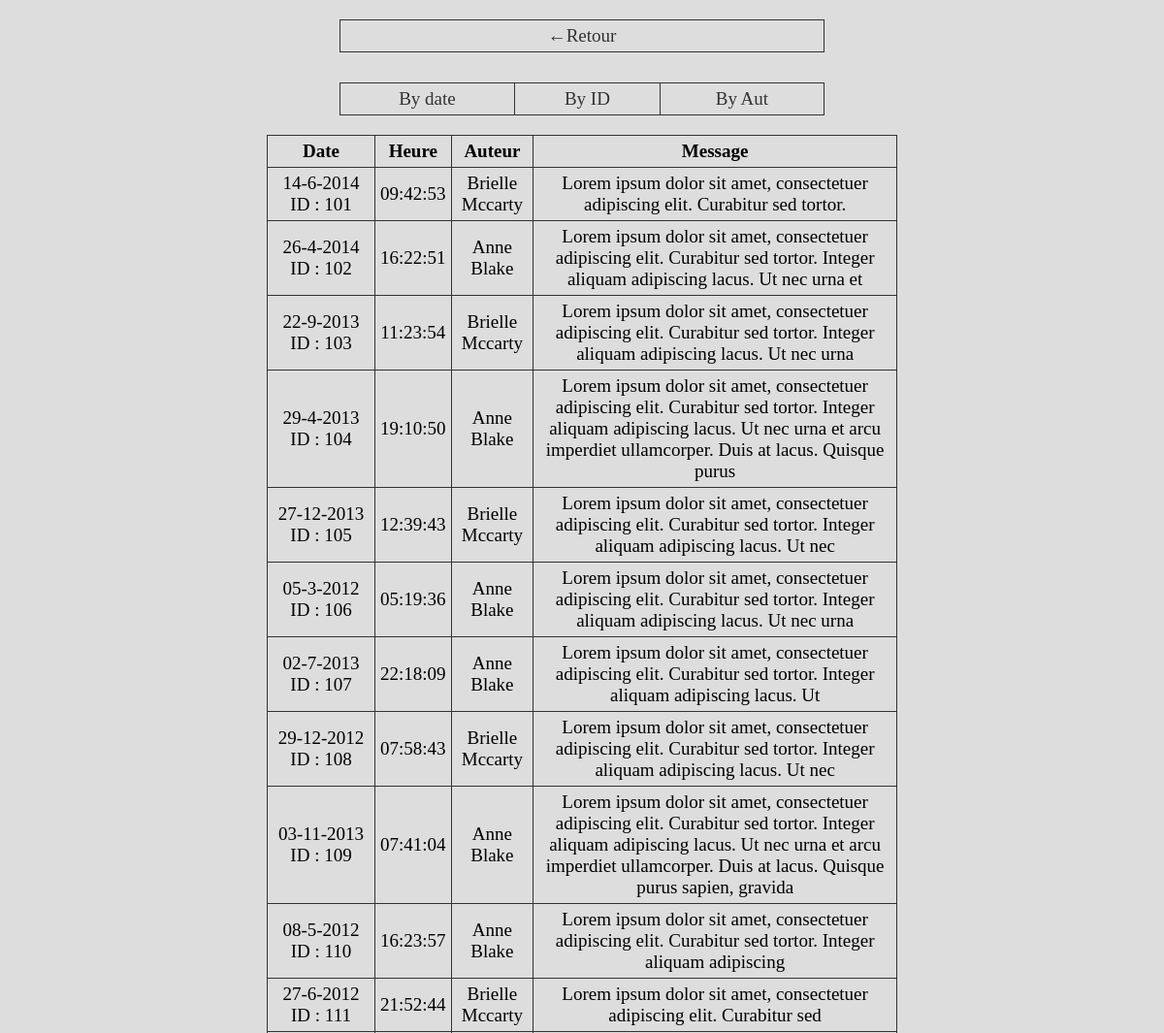
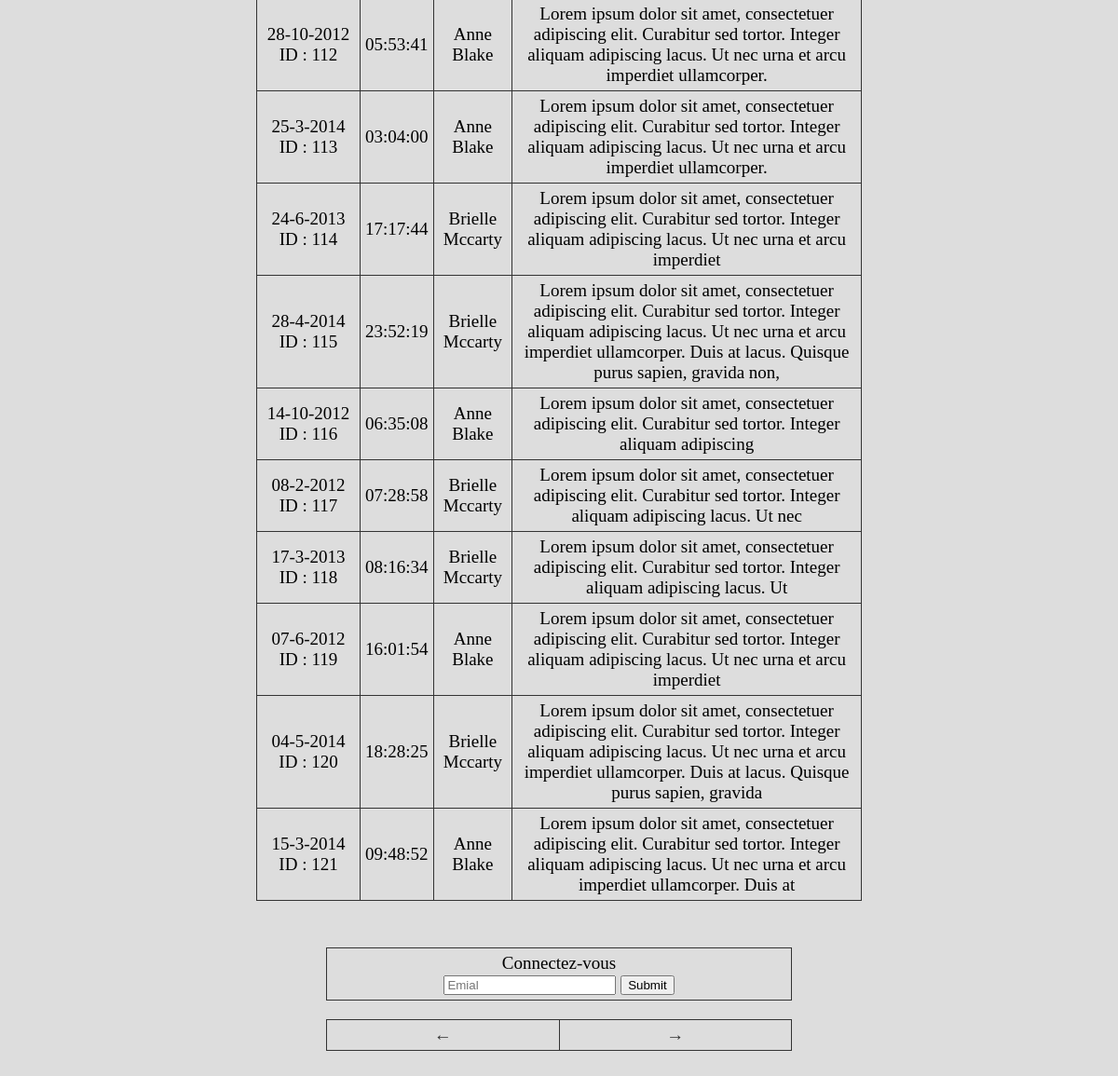
Page /messages.php?id=2 on the committed database (2 pictures, top to bottom).
### tables this page shows
CREATE TABLE IF NOT EXISTS `message` (
    `m_id` INT(11) NOT NULL AUTO_INCREMENT,
    `m_contenu` VARCHAR(2040) NOT NULL,
    `m_date` DATETIME NOT NULL,
    `m_auteur_fk` INT(11) NOT NULL,
    `m_conversation_fk` INT(11) NOT NULL,
    PRIMARY KEY( `m_id` ),
    INDEX( `m_auteur_fk`, `m_conversation_fk` ),
    CONSTRAINT `message_to_user` FOREIGN KEY ( `m_auteur_fk` ) REFERENCES `user` ( `u_id` ) ON UPDATE CASCADE ON DELETE RESTRICT,
    CONSTRAINT `message_to_conversation` FOREIGN KEY ( `m_conversation_fk` ) REFERENCES `conversation` ( `c_id` ) ON UPDATE CASCADE ON DELETE RESTRICT
);

### classes/modal.class.php (called while the page is built, shortened)
<?php
class Modal {
    public function __construct()
    {
        try
        {
            $pdo_option = [ PDO::ATTR_ERRMODE => PDO::ERRMODE_EXCEPTION,
                            PDO::MYSQL_ATTR_INIT_COMMAND => 'SET NAMES utf8 COLLATE utf8_general_ci' ];
            $this->bdd= new PDO ('mysql:host=localhost;dbname=messages','root', '' , $pdo_option);
        }
        catch(PDOException $msg)
        {
            die($msg -> getMessage());
        }
    }
}

### classes/conversationModal.class.php (called while the page is built, shortened)
<?php
class ConversationModal extends Modal {
    private $conv;
    private $msgModal;
    private $fullConv;
    public function __construct($id)
    {
        $this->getFullConv($id);
        $this->conv = new Conversation();
        $this->conv -> setCid($this->getId($id));
        $this->conv -> setCdate($this->getDate($id));
        $this->conv -> setCheure($this->getHeure($id));
        $this->conv -> setCter($this->getTerm($id));
        $this->conv -> setC_nb_msg($this->getNbMsg($id));
        $this->msgModal = new MesgModal();
        $this->conv -> setCmsg($this->setAllMsg($this->getAllMsg($id)));
    }
    public function getAllMsg($conv_id)
    {
        $orderby="";
        if(($resource = $this->bdd->prepare('SELECT *  FROM message INNER JOIN user ON message.m_auteur_fk = user.u_id WHERE m_conversation_fk = :id '.$orderby.';'))!==FALSE)
        {
            if($resource->execute(array("id"=>$conv_id)))
            {
                if(($array = $resource->fetchAll(PDO::FETCH_ASSOC))!==FALSE)
                {
                    return $array;
                }
            }
        }
    }
    public function setAllMsg($array)
    {
        foreach($array as $msg)
        {
           $this->msgs[] = $this->msgModal->newMsg($msg['m_id']);
        }
        if(!empty($this->msgs))
        {
            return $this->msgs;
        }
    }
    public function getConv()
    {
        return $this->conv;
    }
    private function getId($id)
    {
        return $id;
    }
    public function getFullConv($id)
    {
        if(($resource = $this->bdd->prepare('SELECT DISTINCT * , COUNT(DISTINCT message.m_id) , DATE_FORMAT(c_date, "%d-%c-%Y") AS formatedDate FROM conversation LEFT JOIN message ON conversation.c_id = message.m_conversation_fk  WHERE conversation.c_id = :id GROUP BY conversation.c_id'))!==FALSE)
        {
            if($resource->execute(array("id"=>$id)))
            {
               if(($array = $resource->fetch())!==FALSE)
                {
                    $this->fullConv = $array;
                    return $array;
                }
            }
        }
    }
    public function getDate()
    {
      return $this->fullConv['formatedDate'];
    }
    private function getHeure()
    {
        return  substr($this->fullConv["c_date"], 11 , 8);
    }
    private function getTerm()
    {
        return $this->fullConv["c_termine"];
    }
    private function getNbMsg()
    {
        return ($this->fullConv["COUNT(DISTINCT message.m_id)"]);
    }
}

### classes/mesgModal.class.php (called while the page is built, shortened)
<?php
class MesgModal extends Modal {
    private $msg;
    public function newMsg($id)
    {
        $msg = new Mesg();
        $this->getSetMesg($id);
        $msg->setId($this->getID($id));
        $msg->setNom($this->getNom($id));
        $msg->setDate($this->getDate($id));
        $msg->setMsg($this->getMsg($id));
        $msg->setHeure($this->getHeure($id));
        return $msg;
    }
    public function getID($id)
    {
        return $id;
    }
    public function getSetMesg($id)
    {
        if(($resource = $this->bdd->prepare('SELECT * , DATE_FORMAT(m_date, "%d-%c-%Y") AS formatedDate FROM message INNER JOIN user ON message.m_auteur_fk = user.u_id  WHERE message.m_id = :id'))!==FALSE)
        {
            if($resource->execute(array("id"=>$id)))
            {
               if(($array = $resource->fetchAll(PDO::FETCH_ASSOC))!==FALSE)
                {
                    $this->msg = $array;
                    return $array;
                }
            }
        }
    }
    public function getNom()
    {
        $prenom = $this->msg[0]['u_prenom'] . " " . $this->msg[0]['u_nom'];
        return $prenom;
    }
    public function getDate()
    {
                    return $this->msg[0]["formatedDate"];
    }
    public function getHeure()
    {
                    $array = substr($this->msg[0]["m_date"], 11 , 8);
                    return $array;
    }
    public function getMsg()
    {
                return $this->msg[0]["m_contenu"];
    }
}

### classes/conversation.class.php (called while the page is built, shortened)
<?php
class Conversation {
    private $c_heure;
    private $c_msgs;
    public function setCheure($heure)
    {
         $this->c_heure = $heure;
    }
    public function setCmsg($msg)
    {
        $this->c_msgs = $msg;
    }
    public function getCheure()
    {
        return $this->c_heure;
    }
    public function getCmsg()
    {
        return $this->c_msgs;
    }
}

### classes/mesg.class.php (the view)
<?php
class Mesg {
    private $id;
    private $date;
    private $heure;
    private $nomPrenom;
    private $msg;
    public function setId($value)
    {
        $this->id = $value;
    }
    public function setDate($value)
    {
        $this->date = $value;
    }
    public function setHeure($value)
    {
        $this->heure = $value;
    }
    public function setNom($value)
    {
        $this->nomPrenom = $value;
    }
    public function setMsg($value)
    {
        $this->msg = $value;
    }
    public function getId()
    {
        return $this->id;
    }
    public function getDate()
    {
        return $this->date;
    }
    public function getHeure()
    {
        return $this->heure;
    }
    public function getNomPren()
    {
        return $this->nomPrenom;
    }
    public function getMsg()
    {
        return $this->msg;
    }
    public function __toString()
    {
        return '
        <tr>
        <td>'.$this->getDate().' <br> ID : '.$this->getId().'</td>
        <td>'.$this->getHeure().'</td>
        <td>'.$this->getNomPren().'</td>
        <td>'.$this->getMsg().'</td>
        </tr>
        ';
    }
}

### messages.php (shortened to what this page needs)
<?php
function loadClass( $className )
{
    $_str_file = 'classes/' .$className. '.class.php';
}
    $p=null;
         ?>
<!DOCTYPE html>
<html lang="en">
<head>
   <link rel="stylesheet" type="text/css" href="styles/index.css" />
</head>
<body>
    <table>
        <tr>
            <td><a href="./index.php" style="display: block; width: 100%; height: 100%;">&#8592;Retour</a></td>
        </tr>
    </table>
    <br>
    <table>
        <tr>
            <td><a href="?id=<?php echo $_GET['id']; ?>&bydate&<?php echo $p; ?>" style="display: block; width: 100%; height: 100%;">By date</a></td>
            <td><a href="?id=<?php echo $_GET['id']; ?>&byid" style="display: block; width: 100%; height: 100%;">By ID</a></td>
            <td><a href="?id=<?php echo $_GET['id']; ?>&byaut" style="display: block; width: 100%; height: 100%;">By Aut</a></td>
        </tr>
    </table>
    <?php
    $convMod = new ConversationModal($_GET['id']);
    if($convMod->getConv()->getCheure()!=NULL)
    {
        $conv = $convMod->getConv();
        $msgs = $conv->getCmsg();
        if($msgs!=NULL)
        {
            echo '<table style="width:650px; margin-bottom:50px;">
            <tr>
                <td style="width:100px"><strong>Date</strong></td>
                <td><strong>Heure</strong></td>
                <td><strong>Auteur</strong></td>
                <td><strong>Message</strong></td>
            </tr';
           $init=null;
           $end=null;
           if(!isset($_GET['p']) OR $_GET['p']==1)
           {
                $init = 0;
           }
           elseif(is_numeric($_GET['p']))
           {
                $init = $_GET['p'] * 20;
           }
           if(!isset($_GET['p']) OR $_GET['p']==1)
           {
                $end = 20;
           }
           elseif(is_numeric($_GET['p']))
           {
                $end = $init + 20;
           }
            for($i=$init;$i<=$end;$i++)
            {
                if(!isset($msgs[$i]))
                {
                    break;
                }
                else
                {
                  echo $msgs[$i];
                }
            }
            echo '</table>';
            $prev=null;
            if(!isset($_GET['p']) OR $_GET['p']==1)
            {
                $prev=1;
            }
            elseif(is_numeric($_GET['p']))
            {
                $prev=$_GET['p'] - 1;
            }
            $next=null;
            if(!isset($_GET['p']) OR $_GET['p']==1)
            {
                $next=2;
            }
            elseif(is_numeric($_GET['p']))
            {
                $next=$_GET['p'] + 1;
            }
                    ?><script type="text/javascript">
                   </script><?php
            $tri=null;
            if(isset($_SESSION['me']))
            {
               ?>
               <table>
                  <tr>
                     <td>
                        <form method="post" action="<?php echo (isset($_SERVER['HTTPS']) ? "https" : "http") . "://$_SERVER[HTTP_HOST]$_SERVER[REQUEST_URI]"; ?>&post">
                           <label for="cont">Message</label><br>
                           <textarea name="cont" cols="50" rows="20" placeholder="Contenue..."></textarea><br>
                           <input type="submit" value="Publier">
                        </form>
                     </td>
                  </tr>
               </table>
               <?php
            }
            else
            {
               ?>
               <table>
                  <tr>
                     <td>
                        <form method="post" action="<?php echo (isset($_SERVER['HTTPS']) ? "https" : "http") . "://$_SERVER[HTTP_HOST]$_SERVER[REQUEST_URI]"; ?>&cont">
                           <label for="email">Connectez-vous</label><br>
                           <input type="text" name="email" placeholder="Emial">
                           <input type="submit">
                        </form>
                     </td>
                  </tr>
               </table>
               <?php
            }
        ?>
        <table style="margin-bottom: 100px;">
            <tr>
                <td><a href="?id=<?php echo $_GET['id']; ?>&p=<?php echo $prev ?>&<?php echo $tri; ?>" style="display: block; width: 100%; height: 100%;">&larr;</a></td>
                <td><a href="?id=<?php echo $_GET['id']; ?>&p=<?php echo $next ?>&<?php echo $tri; ?>" style="display: block; width: 100%; height: 100%;">&rarr;</a></td>
            </tr>
        </table>
        <?php
        }
    }
    else
    {
       ?><script type="text/javascript">
        window.location.href = "./404.php";
       </script><?php
    }
    ?>
</body>
</html>

### styles/index.css (style rules this page uses)
html { font-size: 62.5%; }
body { margin: 0; background-color: #ddd; }
table { width: 500px; margin: auto; text-align: center; border-collapse: collapse; margin-top: 20px; }
table td { padding: 5px; font-size: 1.9rem; border: solid 1px #333; }
a { color: #333; text-decoration: none; }

### rows in the picture
message: Date "14-6-2014", m_id "101", m_date "09:42:53", NomPren "Brielle Mccarty", m_contenu "Lorem ipsum dolor sit amet, consectetuer adipiscing elit. Curabitur sed tortor."
message: Date "26-4-2014", m_id "102", m_date "16:22:51", NomPren "Anne Blake", m_contenu "Lorem ipsum dolor sit amet, consectetuer adipiscing elit. Curabitur sed tortor. Integer aliquam adipiscing lacus. Ut nec urna et"
message: Date "22-9-2013", m_id "103", m_date "11:23:54", NomPren "Brielle Mccarty", m_contenu "Lorem ipsum dolor sit amet, consectetuer adipiscing elit. Curabitur sed tortor. Integer aliquam adipiscing lacus. Ut nec urna"
message: Date "29-4-2013", m_id "104", m_date "19:10:50", NomPren "Anne Blake", m_contenu "Lorem ipsum dolor sit amet, consectetuer adipiscing elit. Curabitur sed tortor. Integer aliquam adipiscing lacus. Ut nec urna et arcu imperdiet ullamcorper. Duis at lacus. Quisque purus"
message: Date "27-12-2013", m_id "105", m_date "12:39:43", NomPren "Brielle Mccarty", m_contenu "Lorem ipsum dolor sit amet, consectetuer adipiscing elit. Curabitur sed tortor. Integer aliquam adipiscing lacus. Ut nec"
message: Date "05-3-2012", m_id "106", m_date "05:19:36", NomPren "Anne Blake", m_contenu "Lorem ipsum dolor sit amet, consectetuer adipiscing elit. Curabitur sed tortor. Integer aliquam adipiscing lacus. Ut nec urna"
message: Date "02-7-2013", m_id "107", m_date "22:18:09", NomPren "Anne Blake", m_contenu "Lorem ipsum dolor sit amet, consectetuer adipiscing elit. Curabitur sed tortor. Integer aliquam adipiscing lacus. Ut"
message: Date "29-12-2012", m_id "108", m_date "07:58:43", NomPren "Brielle Mccarty", m_contenu "Lorem ipsum dolor sit amet, consectetuer adipiscing elit. Curabitur sed tortor. Integer aliquam adipiscing lacus. Ut nec"
message: Date "03-11-2013", m_id "109", m_date "07:41:04", NomPren "Anne Blake", m_contenu "Lorem ipsum dolor sit amet, consectetuer adipiscing elit. Curabitur sed tortor. Integer aliquam adipiscing lacus. Ut nec urna et arcu imperdiet ullamcorper. Duis at lacus. Quisque purus sapien, gravida"
message: Date "08-5-2012", m_id "110", m_date "16:23:57", NomPren "Anne Blake", m_contenu "Lorem ipsum dolor sit amet, consectetuer adipiscing elit. Curabitur sed tortor. Integer aliquam adipiscing"
message: Date "27-6-2012", m_id "111", m_date "21:52:44", NomPren "Brielle Mccarty", m_contenu "Lorem ipsum dolor sit amet, consectetuer adipiscing elit. Curabitur sed"
message: Date "28-10-2012", m_id "112", m_date "05:53:41", NomPren "Anne Blake", m_contenu "Lorem ipsum dolor sit amet, consectetuer adipiscing elit. Curabitur sed tortor. Integer aliquam adipiscing lacus. Ut nec urna et arcu imperdiet ullamcorper."
message: Date "25-3-2014", m_id "113", m_date "03:04:00", NomPren "Anne Blake", m_contenu "Lorem ipsum dolor sit amet, consectetuer adipiscing elit. Curabitur sed tortor. Integer aliquam adipiscing lacus. Ut nec urna et arcu imperdiet ullamcorper."
message: Date "24-6-2013", m_id "114", m_date "17:17:44", NomPren "Brielle Mccarty", m_contenu "Lorem ipsum dolor sit amet, consectetuer adipiscing elit. Curabitur sed tortor. Integer aliquam adipiscing lacus. Ut nec urna et arcu imperdiet"
message: Date "28-4-2014", m_id "115", m_date "23:52:19", NomPren "Brielle Mccarty", m_contenu "Lorem ipsum dolor sit amet, consectetuer adipiscing elit. Curabitur sed tortor. Integer aliquam adipiscing lacus. Ut nec urna et arcu imperdiet ullamcorper. Duis at lacus. Quisque purus sapien, gravida non,"
message: Date "14-10-2012", m_id "116", m_date "06:35:08", NomPren "Anne Blake", m_contenu "Lorem ipsum dolor sit amet, consectetuer adipiscing elit. Curabitur sed tortor. Integer aliquam adipiscing"
message: Date "08-2-2012", m_id "117", m_date "07:28:58", NomPren "Brielle Mccarty", m_contenu "Lorem ipsum dolor sit amet, consectetuer adipiscing elit. Curabitur sed tortor. Integer aliquam adipiscing lacus. Ut nec"
message: Date "17-3-2013", m_id "118", m_date "08:16:34", NomPren "Brielle Mccarty", m_contenu "Lorem ipsum dolor sit amet, consectetuer adipiscing elit. Curabitur sed tortor. Integer aliquam adipiscing lacus. Ut"
message: Date "07-6-2012", m_id "119", m_date "16:01:54", NomPren "Anne Blake", m_contenu "Lorem ipsum dolor sit amet, consectetuer adipiscing elit. Curabitur sed tortor. Integer aliquam adipiscing lacus. Ut nec urna et arcu imperdiet"
message: Date "04-5-2014", m_id "120", m_date "18:28:25", NomPren "Brielle Mccarty", m_contenu "Lorem ipsum dolor sit amet, consectetuer adipiscing elit. Curabitur sed tortor. Integer aliquam adipiscing lacus. Ut nec urna et arcu imperdiet ullamcorper. Duis at lacus. Quisque purus sapien, gravida"
message: Date "15-3-2014", m_id "121", m_date "09:48:52", NomPren "Anne Blake", m_contenu "Lorem ipsum dolor sit amet, consectetuer adipiscing elit. Curabitur sed tortor. Integer aliquam adipiscing lacus. Ut nec urna et arcu imperdiet ullamcorper. Duis at"
